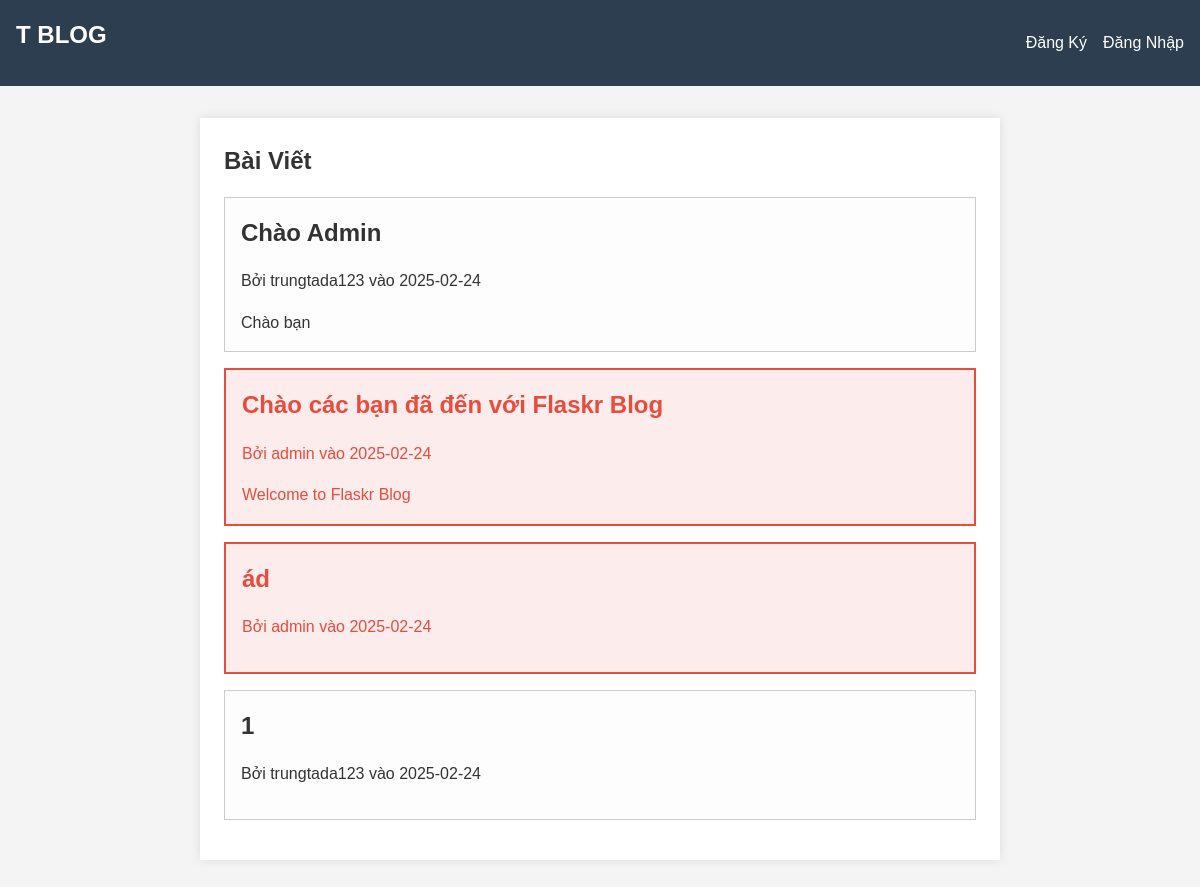
Before: / with the older database file.
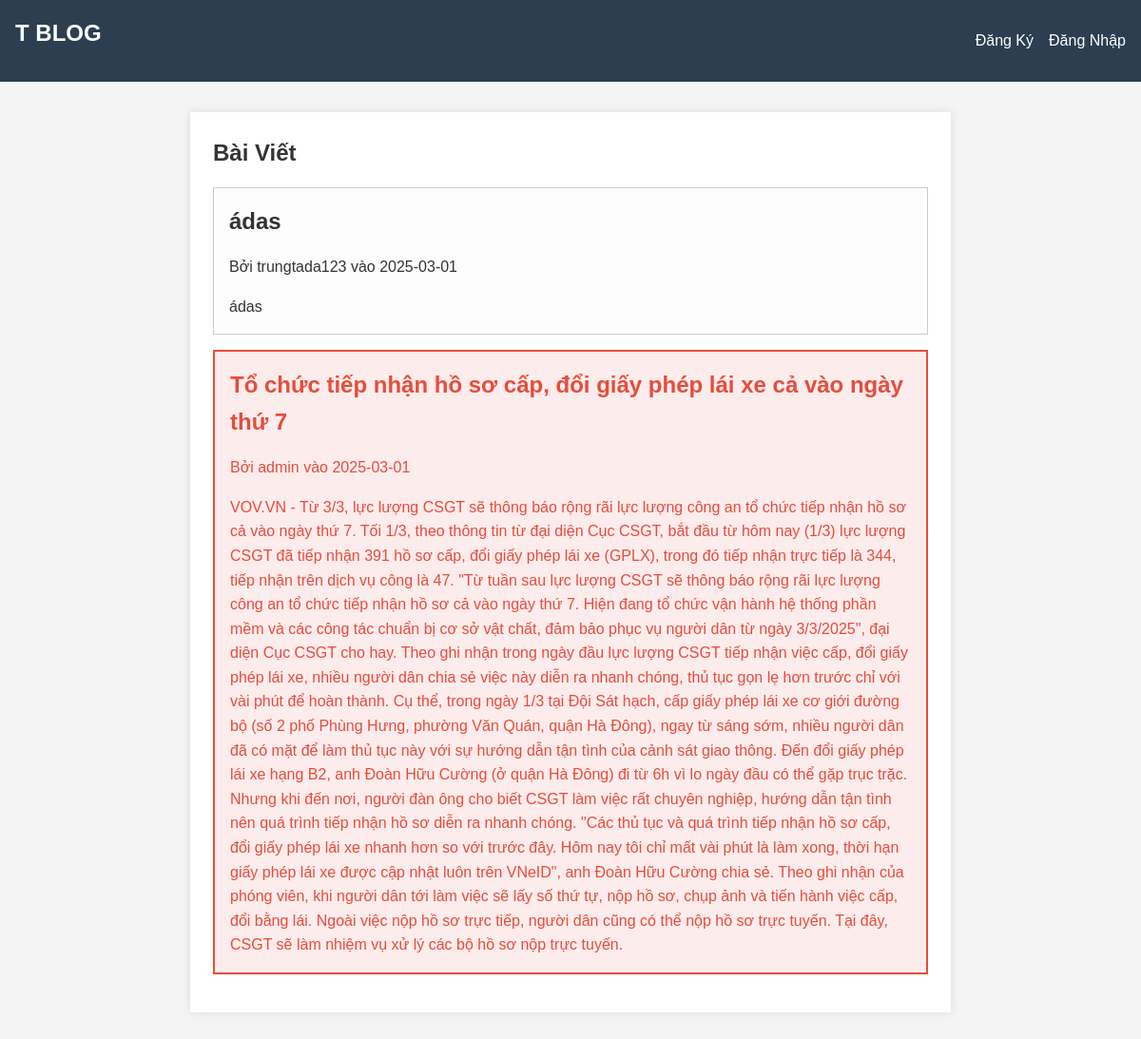
After: the same page with the newer database file.
### tables this page shows
CREATE TABLE post (
  id INTEGER PRIMARY KEY AUTOINCREMENT,
  author_id INTEGER NOT NULL,
  created TIMESTAMP NOT NULL DEFAULT CURRENT_TIMESTAMP,
  title TEXT NOT NULL,
  body TEXT NOT NULL,
  FOREIGN KEY (author_id) REFERENCES user (id)
);

CREATE TABLE user (
  id INTEGER PRIMARY KEY AUTOINCREMENT,
  username TEXT UNIQUE NOT NULL,
  password TEXT NOT NULL,
  is_blocked BOOLEAN NOT NULL DEFAULT 0,  -- Thêm thuộc tính is_blocked
  is_admin BOOLEAN NOT NULL DEFAULT 0      -- Thêm thuộc tính is_admin
);

### flaskr/blog.py (the view)
@bp.route('/')
def index():
    db = get_db()
    posts = db.execute(
        'SELECT p.id, title, body, created, author_id, username, u.is_admin'  # Thêm u.is_admin vào truy vấn
        ' FROM post p JOIN user u ON p.author_id = u.id'
        ' ORDER BY created DESC'
    ).fetchall()
    return render_template('blog/index.html', posts=posts)

### flaskr/auth.py (called while the page is built)
@bp.before_app_request
def load_logged_in_user():
    user_id = session.get('user_id')
    if user_id is None:
        g.user = None
    else:
        g.user = get_db().execute(
            'SELECT * FROM user WHERE id = ?', (user_id,)
        ).fetchone()  # fetchone() trả về một sqlite3.Row

### flaskr/db.py (called while the page is built)
def get_db():
    if 'db' not in g:
        g.db = sqlite3.connect(
            current_app.config['DATABASE'],
            detect_types=sqlite3.PARSE_DECLTYPES
        )
        g.db.row_factory = sqlite3.Row
    return g.db

### flaskr/templates/blog/index.html (shortened to what this page needs)
{% extends 'base.html' %}
{% block header %}
  <h1>Bài Viết</h1>
{% endblock %}
{% block content %}
<div class="post-list">
  {% for post in posts %}
    <article class="post {% if post.is_admin %}admin{% endif %}">
      <header>
        <h2>{{ post['title'] }}</h2>
        <div class="about">Bởi {{ post['username'] }} vào {{ post['created'].strftime('%Y-%m-%d') }}</div>
      </header>
      <p class="body">{{ post['body'] }}</p>
    </article>
  {% endfor %}
</div>
{% endblock %}

### flaskr/templates/base.html (shortened to what this page needs)
<!doctype html>
<html lang="vi">
<head>
    <link rel="stylesheet" href="{{ url_for('static', filename='style.css') }}">
    <link rel="stylesheet" href="https://cdnjs.cloudflare.com/ajax/libs/font-awesome/5.15.4/css/all.min.css">
</head>
<body>
<nav>
    <div class="nav-left">
        <h1><a href="{{ url_for('blog.index') }}">T BLOG</a></h1>
    </div>
    <div class="nav-right">
        <ul>
            {% if g.user %}
                <li><span class="username">{{ g.user['username'] }}</span></li>
                <li><a href="{{ url_for('auth.logout') }}">Đăng Xuất</a></li>
            {% else %}
                <li><a href="{{ url_for('auth.register') }}">Đăng Ký</a></li>
                <li><a href="{{ url_for('auth.login') }}">Đăng Nhập</a></li>
            {% endif %}
        </ul>
    </div>
</nav>
<section class="content">
    <header>
        {% block header %}{% endblock %}
    </header>
    {% block content %}{% endblock %}
</section>
</body>
</html>

### flaskr/static/style.css (style rules this page uses)
* { margin: 0; padding: 0; box-sizing: border-box; }
body { font-family: 'Arial', sans-serif; line-height: 1.6; background-color: #f4f4f4; color: #333; }
nav { background: #2C3E50; color: #fff; padding: 1rem; display: flex; justify-content: space-between; align-items: center; }
nav .nav-left h1 a { color: #fff; text-decoration: none; }
nav .nav-right ul { list-style: none; display: flex; }
nav .nav-right ul li { margin-left: 1rem; }
nav .nav-right ul li a { color: #fff; text-decoration: none; }
.content { max-width: 800px; margin: 2rem auto; background: #fff; padding: 1.5rem; box-shadow: 0 0 10px rgba(0,0,0,0.1); }
header { margin-bottom: 1rem; }
h1, h2, h3 { margin-bottom: 1rem; }
.post-list article { border-bottom: 1px solid #ccc; padding-bottom: 1rem; margin-bottom: 1rem; }
.post-list article.admin, .post-item.admin { border: 2px solid #E74C3C; color: #E74C3C; background-color: #FDECEC; padding: 1rem; margin-bottom: 1rem; }
.post-list article:not(.admin) { border: 1px solid #ccc; padding: 1rem; margin-bottom: 1rem; background-color: #fdfdfd; }

Changed rows visible on the page:
removed post: title "Chào Admin", username "trungtada123", created "2025-02-24", body "Chào bạn"
removed post: title "Chào các bạn đã đến với Flaskr Blog", username "admin", created "2025-02-24", body "Welcome to Flaskr Blog"
removed post: title "ád", username "admin", created "2025-02-24"
removed post: title "1", username "trungtada123", created "2025-02-24"
added post: title "ádas", username "trungtada123", created "2025-03-01", body "ádas"
added post: title "Tổ chức tiếp nhận hồ sơ cấp, đổi giấy phép lái xe cả vào ngày thứ 7", username "admin", created "2025-03-01", body "VOV.VN - Từ 3/3, lực lượng CSGT sẽ thông báo rộng rãi lực lượng công an tổ chức tiếp nhận hồ sơ cả vào ngày thứ 7. Tối 1/3, theo thông tin từ đại diện Cục CSGT, bắt đầu từ hôm nay (1/3) lực lượng CSGT đã tiếp nhận 391 hồ sơ cấp, đổi giấy phép lái xe (GPLX), trong đó tiếp nhận trực tiếp là 344, tiếp nhận trên dịch vụ công là 47. \"Từ tuần sau lực lượng CSGT sẽ thông báo rộng rãi lực lượng công an tổ chức tiếp nhận hồ sơ cả vào ngày thứ 7. Hiện đang tổ chức vận hành hệ thống phần mềm và các công tác chuẩn bị cơ sở vật chất, đảm bảo phục vụ người dân từ ngày 3/3/2025\", đại diện Cục CSGT cho hay. Theo ghi nhận trong ngày đầu lực lượng CSGT tiếp nhận việc cấp, đổi giấy phép lái xe, nhiều người…"
